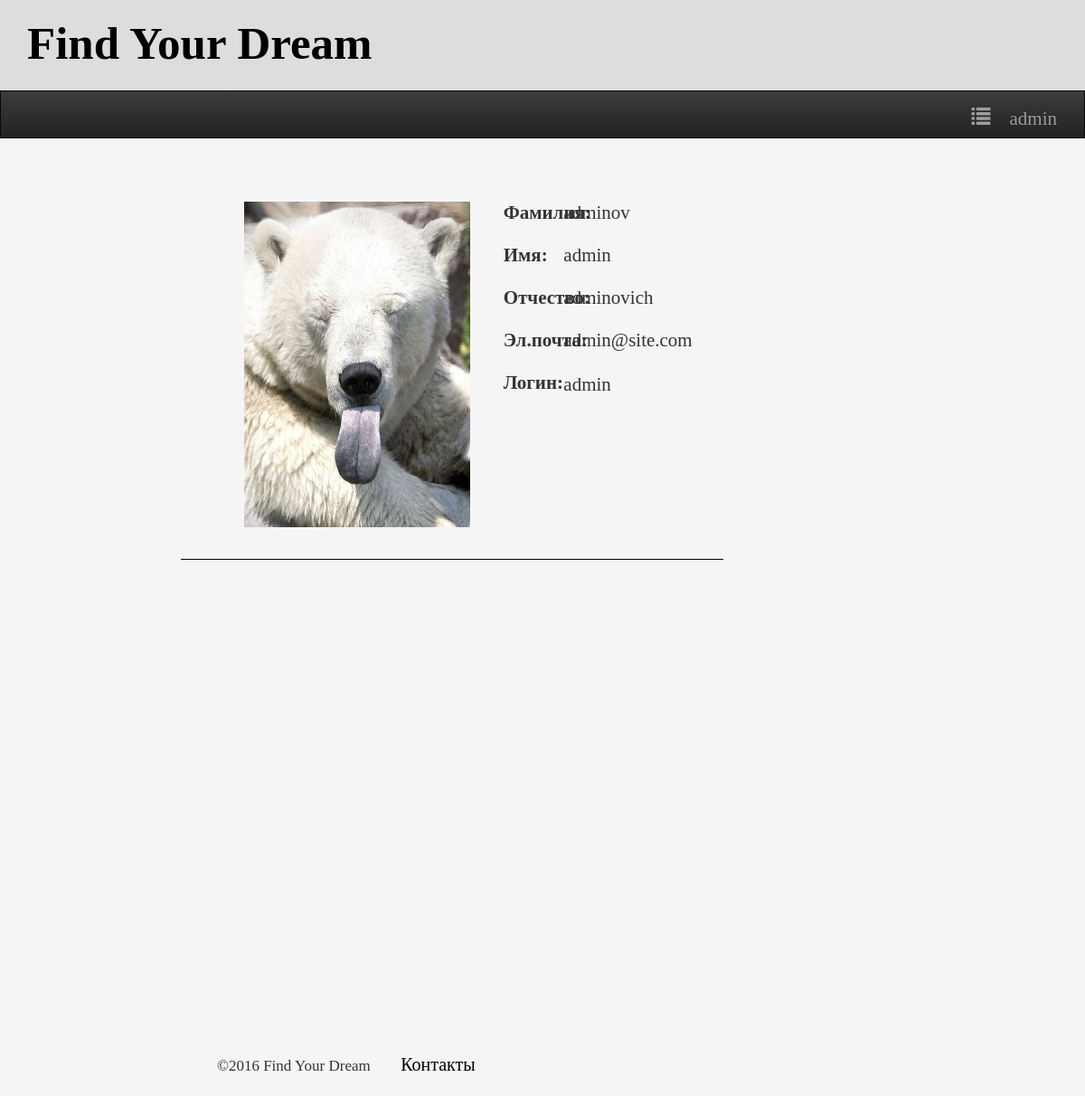
The app's page /adminCabRab.php (signed in) with its own data.
### tables this page shows
CREATE TABLE `usersrab` (
  `id` int(11) NOT NULL,
  `name` varchar(50) NOT NULL,
  `surname` varchar(100) NOT NULL,
  `dadname` varchar(100) NOT NULL,
  `gender` varchar(20) NOT NULL,
  `country` text NOT NULL,
  `email` text NOT NULL,
  `login` text NOT NULL,
  `password` text NOT NULL,
  `telNumber` text NOT NULL,
  `companyType` text NOT NULL,
  `companyName` text NOT NULL,
  `website` text NOT NULL,
  `count` text NOT NULL,
  `city` text NOT NULL,
  `image` text NOT NULL,
  `description` text NOT NULL,
  `address` text NOT NULL,
  `firstBoss` text NOT NULL,
  `type` int(11) NOT NULL
);

### adminCabRab.php (the view, shortened to what this page needs)
<?php
	include "connection.php";
 ?>
<DOCTYPE! html>
<html>
<head>
    <link rel="stylesheet" href="css/bootstrap.min.css">
    <link rel="stylesheet" href="css/bootstrap.css">
    <link rel="stylesheet" href="css/my_cab.css">
    <link rel="stylesheet" href="css/bootstrap-theme.min.css">
</head>
<body>
	<div class="all">
		<div class="col-md-12 col-xs-12 col-lg-12 col-sm-12">
	      	<div class="main_name_1">
		        <div class="center_1_v">
		          <div class="name_logo_1">
		            <h1><a href="index_adminRAB.php" style="color:black;">Find Your Dream</a></h1>
		          </div>
		        </div>
	      	</div>
	    </div>
	    <div class="col-md-12 col-xs-12 col-lg-12 col-sm-12">
	      	<div class="main_nv_1">
		        <nav class="navbar navbar-inverse">
		          <div class="container-fluid">
		            <div class="collapse navbar-collapse" id="bs-example-navbar-collapse-1">
		              	<ul class="nav navbar-nav navbar-right">
		            		<li class="dropdown">
			                  	<a href="#" class="dropdown-toggle" data-toggle="dropdown" role="button" aria-haspopup="true" aria-expanded="false"><span class="glyphicon glyphicon-list">
			                  	<?php
			                  		echo $_SESSION['login'];
			                  	 ?>
			                  	</span></a>
			                </li>
		              	</ul>
		            </div>
		          </div>
		        </nav>
	        	<div class="col-md-12 col-xs-12 col-sm-12 col-lg-12s">
			    	<div class="main">
			    		<div class="col-md-2 col-sm-2 col-lg-2 col-xs-0"></div>
			    		<div class="col-md-8 col-sm-8 col-lg-8 col-xs-12">
			    			<div class="resume_paper">
			    				<div class="col-md-12 col-xs-12 col-sm-12 col-lg-12">
			    					<div class="col-md-9 col-xs-9 col-sm-9 col-lg-9">
				    					<div class="col-md-12 col-sm-12 col-lg-12 col-xs-12">
				    						<div class="content">
				    							<div class="header">
				    								<div class="cross"></div>
				    								<div class="col-md-1"></div>
				    								<div class="col-md-10">
				    									<div class="col-md-4 col-xs-4 col-sm-4 col-lg-4">
				    										<div class="main_photo">
				    											<img src="<?php echo $_SESSION['image']; ?>">
				    										</div>
				    									</div>
				    									<div class="col-md-8 col-xs-8 col-sm-8 col-lg-8">
				    										<div class="col-md-6 col-xs-6 col-sm-6 col-lg-6">
				    											<label class="data_data">Фамилия:</label>
				    											<label class="data_data">Имя:</label>
				    											<label class="data_data">Отчество:</label>
				    											<label class="data_data">Эл.почта:</label>
				    											<label class="data_data">Логин:</label>
				    										</div>
				    										<div class="col-md-6 col-xs-6 col-sm-6 col-lg-6">
				    											<?php
				    												$id = $_SESSION["id"];
				    												$query = "SELECT * FROM usersrab WHERE id = '$id' ";
				    												$res = $con->query($query);
				    												$row = $res->fetch_array();
				    											 ?>
					    											<ul>
					    												<li  id="box"><?php echo $row['surname']; ?></li><br>
					    												<li class="box1"><?php echo $row['name']; ?></li><br>
					    												<li class="box1"><?php echo $row['dadname']; ?></li><br>
					    												<li class="box1"><?php echo $row['email']; ?></li><br>
					    												<li class="box1" style="margin-top:-3px;"><?php echo $row['login']; ?></li>
					    											</ul>
				    										</div>
				    									</div>
				    								</div>
				    								<div class="col-md-1"></div>
				    							</div>
			   								</div>
			   							</div>
					    				<div class="footer">
				   							<div class="col-md-12 col-sm-12 col-lg-12 col-xs-12">
				   								<div class="foot">
				   									<ul>
									   					<li>©2016 Find Your Dream</li>
									   					<li><a href="#" style="color:black;">Контакты</a></li>
				   									</ul>
				   								</div>
				   							</div>
				   						 </div>
				   					</div>
			    				</div>
			    			</div>
			    		</div>
			    		<div class="col-md-2 col-sm-2 col-lg-2 col-xs-0"></div>
			    	</div>
		    	</div>
   			</div>
	   </div>
	</div>
</body>
</html>

### css/my_cab.css (style rules this page uses)
.col-md-12 { padding: 0px; float: left; }
.col-md-6 { padding: 0px; float: left; }
.col-md-8 { padding: 0px; float: left; }
.col-md-4 { padding: 0px; float: left; }
.col-md-10 { padding: 0px; float: left; }
.col-md-2 { padding: 0px; float: left; }
.col-md-9 { padding: 0px; float: left; }
a { color: black; font-size: 20px; text-decoration: none; }
body { margin: 0px; background-color: whitesmoke; font-family: "Times New Roman"; }
div { margin: auto; display: block; }
.main_name_1 { width: inherit; height: 100px; float: left; background-color: #ddd; }
.main_nv_1 { width: 100%; float: left; }
.center_1_v { width: 100%; background-color: #ddd; }
.name_logo_1 { height: 90px; width: 500px; float: left; margin: 0px 0px 0px 30px; }
.name_logo_1 h1 a { font-size: 51px; font-weight: 600; font-family: "Broadway"; margin:15px 0px 15px 0px; }
.dropdown-toggle { font-family: "Times New Roman"; font-size: 21px; }
.navbar-nav li a { padding-left: 30px; text-align: left; }
.navbar-nav li { font-size: 20px; font-family: "Times New Roman" }
.main { width: 100%; position: relative; float: left; }
.resume_paper { min-height: 1000px; width: 100%; float: left; }
.navbar-inverse { margin: 0px; border-radius: 0px !important; }
.footer { height: 30px; width: 100%; display: inline-block; }
.foot ul li { list-style-type: none; display: inline-block; padding: 10px 10px 10px 0px; font-size: 17px; margin: 0px 20px 0px 0px; }
.content { width: 100%; float: left; min-height: 1000px; }
.content ul li { list-style-type: none; padding:10px 10px 15px 10px; font-size: 25px; }
.header { width: 100%; float: left; border-bottom: 1px solid black; padding-bottom: 15px; }
.cross { width: 100%; height: 50px; }
.main_photo { height: 400px; width: 270px; float: left; padding:20px 0px 0px 20px; }
.main_photo img { height: 360px; width: 250px; }
.data_data { font-size: 21px; margin: 17px 0px 0px 140px; padding: 0px !important; float: left; }
#box { margin: 17px 0px 0px 0px; padding:0px !important; font-size: 21px; }
.box1 { margin: -5px 0px 0px 0px; font-size: 21px !important; padding: 2px 0px 0px 0px!important; }
.main { width: 100%; min-height: 1000px; float: left; }

### records on screen
usersrab: surname "adminov", name "admin", dadname "adminovich", email "admin@site.com", login "admin"

### other values on screen
$_SESSION['login'] "admin"
